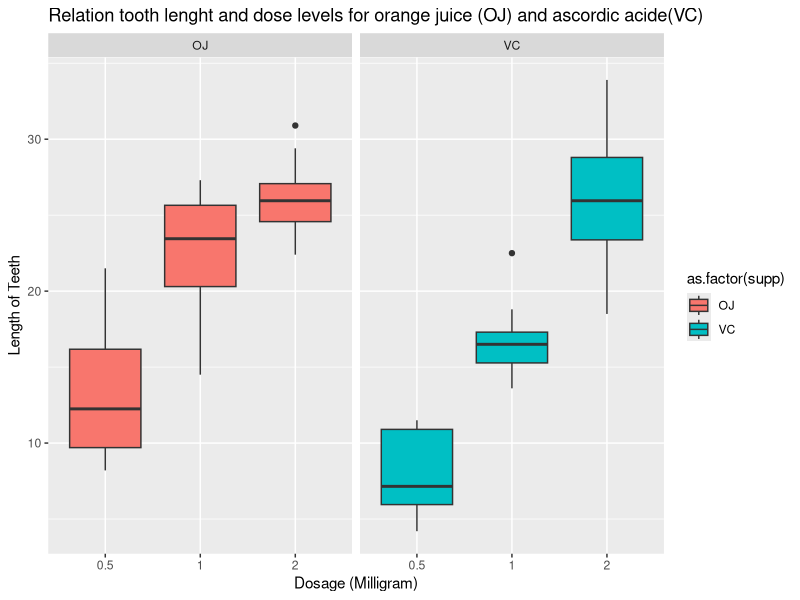

The R script that drew this image:
## ---- chunk 1
library(ggplot2)
library(datasets)
data(ToothGrowth)
str(ToothGrowth) # internal strcuct of dataset
head(ToothGrowth)
summary(ToothGrowth)
## ---- chunk 2
plot <- ggplot(ToothGrowth, 
               aes(x=as.factor(dose),y=len,fill=as.factor(supp)))
plot + geom_boxplot(notch=F) + facet_grid(.~supp) +
     scale_x_discrete("Dosage (Milligram)") +   
     scale_y_continuous("Length of Teeth") +  
     ggtitle("Relation tooth lenght and dose levels for orange juice (OJ) and ascordic acide(VC)")

## ---- chunk 3
table(ToothGrowth$supp, ToothGrowth$dose)

## ---- chunk 4
fit <- lm(len ~ dose + supp, data=ToothGrowth)
summary(fit)

## ---- chunk 5
confint(fit)
